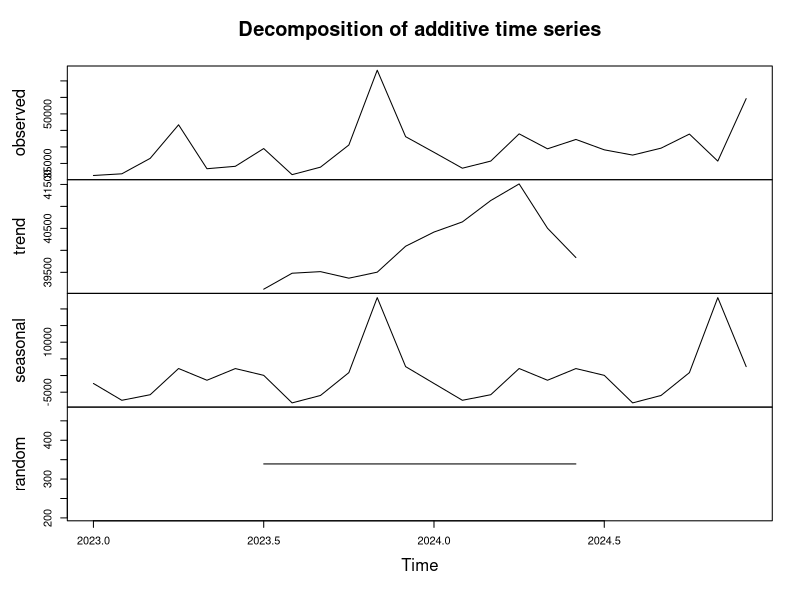

The R source for this figure:
library(dplyr)
library(lubridate)
library(ggplot2)

sales_data <- read.csv("data/sales_data.csv") # this is where we read the csv file
sales_data$date <- as.Date(sales_data$date) # this is me reading date from the csv files

monthly_revenue <- sales_data %>%
    mutate(month = floor_date(date, "month")) %>%
    group_by(month) %>%
    summarise(total_revenue = sum(revenue)) %>%
    arrange(month) # same as before , reminds me of sql ngl, like sub queries and all

revenue_ts <- ts(monthly_revenue$total_revenue, start = c(year(min(monthly_revenue$month)), month(min(monthly_revenue$month))), frequency = 12) # also this, no idea

decomp <- decompose(revenue_ts, type = "additive") # ngl no idea what this mean, i understood decomopistion a little bit, and additive as in small amts is added but nah
pdf("outputs/figures/decomposition.pdf", width = 8, height = 6)
plot(decomp)
dev.off()
